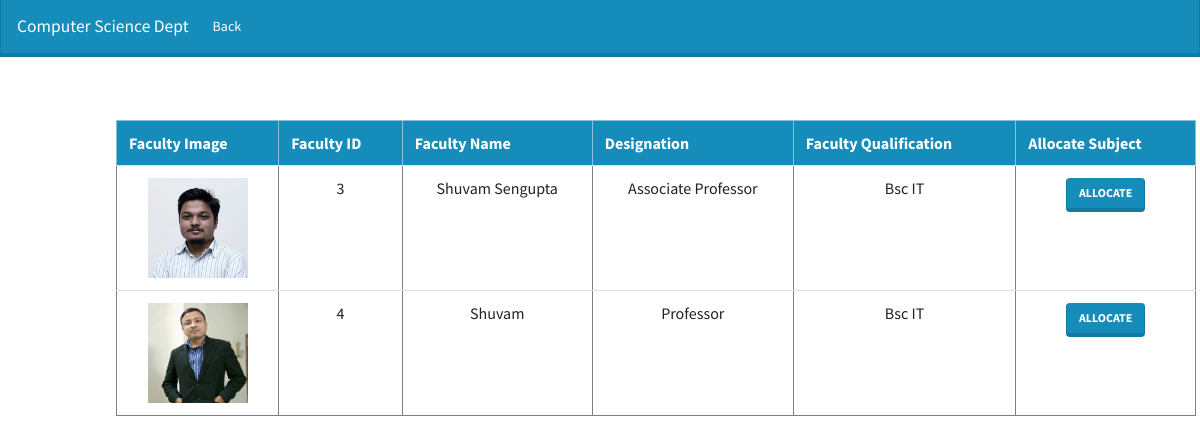
/Admin/faculty_show.php, run on the app's committed database.
### tables this page shows
CREATE TABLE `faculties` (
  `fid` int(11) NOT NULL,
  `fimage` varchar(100) DEFAULT NULL,
  `fname` varchar(30) NOT NULL,
  `fqualification` varchar(30) NOT NULL,
  `fphone` bigint(10) NOT NULL,
  `femail` varchar(30) NOT NULL,
  `faddress` varchar(100) DEFAULT NULL,
  `fpass` varchar(50) NOT NULL,
  `fdesig` varchar(50) DEFAULT NULL
);

### Admin/faculty_show.php (the view, shortened to what this page needs)
<?php
$servername = "localhost";
$username = "root";
$password = "";
$myDB = "Web_Project";
extract ($_POST);
$conn = mysqli_connect($servername,$username,$password,$myDB);
$query = "SELECT * FROM faculties";
$data = mysqli_query($conn, $query);
$total= mysqli_num_rows($data);
if($total !=0)
{
  ?>
  <html>
  <head>
  <link rel="stylesheet" type="text/css" href="../css/style.css">
  </head>
  <center>
  <body>
    <nav class="navbar navbar-expand-lg navbar-dark bg-primary" style="margin-top: 0px !important;">
  <a class="navbar-brand" href="#">Computer Science Dept</a>
  <div class="collapse navbar-collapse" id="navbarColor01">
    <ul class="navbar-nav mr-auto">
      <li class="nav-item active">
        <a class="nav-link" href="index.php"><span class="iconify" data-icon="ic:baseline-arrow-back-ios-new" data-inline="false"></span>Back
        </a>
      </li>
    </ul>
  </div>
</nav>
<br>
<br>
<br>
<div class="container" style="margin-left: 86px">
<div class="col-12">
 <table border=1  class="table table-hover">
 <tr class="table-primary">
 <th>Faculty Image</th>
 <th>Faculty ID</th>
 <th>Faculty Name</th>
 <th>Designation</th>
 <th>Faculty Qualification</th>
 <th>Allocate Subject</th>
 </tr>
  <?php
  while($result = mysqli_fetch_assoc($data))
  {
    echo "<tr id=".$result['fid'].">
 <td align='center' ><img src='".$result['fimage']."' height='100' width='100'/></td>
 <td align='center' data-target='fid'>".$result['fid']."</td>
 <td align='center'>".$result['fname']."</td>
  <td align='center' data-target='designation'>".$result['fdesig']."</td>
 <td align='center'>".$result['fqualification']."</td>
 <td align='center'>
<a id='b1' type='button' class='btn btn-primary' data-id=".$result['fid']." data-role='update'> Allocate </a>
 </td> </td>
</td>
 </tr>";
 }
}
else
{
  echo "no record found";
}
?>
</table>
 </div>
 </div>
</body>
</center>
</html>

### data on the page
faculties: fimage (picture), fid "3", fname "Shuvam Sengupta", fdesig "Associate Professor", fqualification "Bsc IT"
faculties: fimage (picture), fid "4", fname "Shuvam", fdesig "Professor", fqualification "Bsc IT"
